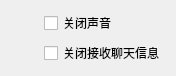
<?xml version="1.0" encoding="UTF-8"?>
<ui version="4.0">
 <class>Form</class>
 <widget class="QWidget" name="Form">
  <property name="geometry">
   <rect>
    <x>0</x>
    <y>0</y>
    <width>176</width>
    <height>67</height>
   </rect>
  </property>
  <property name="windowTitle">
   <string>Form</string>
  </property>
  <layout class="QGridLayout" name="gridLayout">
   <item row="0" column="0">
    <widget class="QLabel" name="label">
     <property name="text">
      <string/>
     </property>
    </widget>
   </item>
   <item row="0" column="1">
    <widget class="QCheckBox" name="checkBox">
     <property name="text">
      <string>关闭声音</string>
     </property>
    </widget>
   </item>
   <item row="1" column="1">
    <widget class="QCheckBox" name="checkBox_2">
     <property name="text">
      <string>关闭接收聊天信息</string>
     </property>
    </widget>
   </item>
  </layout>
 </widget>
 <resources/>
 <connections/>
</ui>
